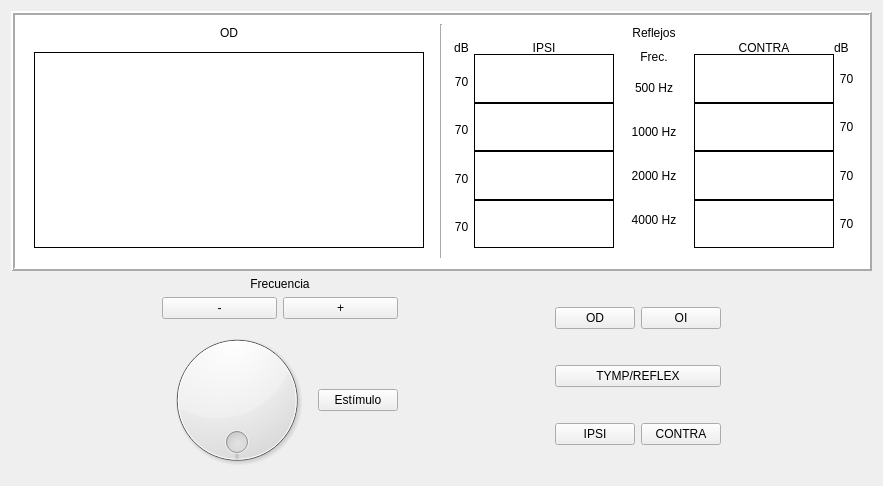
<?xml version="1.0" encoding="UTF-8"?>
<ui version="4.0">
 <class>ZMeter</class>
 <widget class="QWidget" name="ZMeter">
  <property name="geometry">
   <rect>
    <x>0</x>
    <y>0</y>
    <width>883</width>
    <height>486</height>
   </rect>
  </property>
  <property name="windowTitle">
   <string>Zmeter</string>
  </property>
  <layout class="QVBoxLayout" name="verticalLayout">
   <item>
    <widget class="QFrame" name="display">
     <property name="styleSheet">
      <string notr="true">background-color: rgb(255, 255, 255);</string>
     </property>
     <property name="frameShape">
      <enum>QFrame::Box</enum>
     </property>
     <property name="frameShadow">
      <enum>QFrame::Raised</enum>
     </property>
     <property name="lineWidth">
      <number>2</number>
     </property>
     <property name="midLineWidth">
      <number>0</number>
     </property>
     <layout class="QHBoxLayout" name="horizontalLayout">
      <item>
       <layout class="QVBoxLayout" name="verticalLayout_3">
        <property name="spacing">
         <number>0</number>
        </property>
        <item>
         <widget class="QLabel" name="lbl_side">
          <property name="maximumSize">
           <size>
            <width>16777215</width>
            <height>18</height>
           </size>
          </property>
          <property name="text">
           <string>OD</string>
          </property>
          <property name="alignment">
           <set>Qt::AlignCenter</set>
          </property>
         </widget>
        </item>
        <item>
         <layout class="QVBoxLayout" name="verticalLayout_6">
          <property name="leftMargin">
           <number>10</number>
          </property>
          <property name="topMargin">
           <number>10</number>
          </property>
          <property name="rightMargin">
           <number>10</number>
          </property>
          <property name="bottomMargin">
           <number>10</number>
          </property>
          <item>
           <widget class="QFrame" name="verticalFrame_16">
            <property name="styleSheet">
             <string notr="true">background-color: rgb(255, 255, 255);
border-color: rgb(0, 0, 0);</string>
            </property>
            <property name="frameShape">
             <enum>QFrame::Box</enum>
            </property>
            <property name="lineWidth">
             <number>1</number>
            </property>
            <layout class="QVBoxLayout" name="l_Z"/>
           </widget>
          </item>
         </layout>
        </item>
       </layout>
      </item>
      <item>
       <widget class="Line" name="line_2">
        <property name="orientation">
         <enum>Qt::Vertical</enum>
        </property>
       </widget>
      </item>
      <item>
       <layout class="QVBoxLayout" name="verticalLayout_2">
        <property name="spacing">
         <number>0</number>
        </property>
        <item>
         <widget class="QLabel" name="label_2">
          <property name="maximumSize">
           <size>
            <width>16777215</width>
            <height>18</height>
           </size>
          </property>
          <property name="text">
           <string>Reflejos</string>
          </property>
          <property name="alignment">
           <set>Qt::AlignCenter</set>
          </property>
         </widget>
        </item>
        <item>
         <layout class="QHBoxLayout" name="horizontalLayout_3">
          <property name="bottomMargin">
           <number>10</number>
          </property>
          <item>
           <layout class="QHBoxLayout" name="horizontalLayout_4">
            <item>
             <widget class="QFrame" name="verticalFrame_8">
              <property name="maximumSize">
               <size>
                <width>25</width>
                <height>16777215</height>
               </size>
              </property>
              <layout class="QVBoxLayout" name="verticalLayout_8">
               <property name="leftMargin">
                <number>0</number>
               </property>
               <property name="topMargin">
                <number>0</number>
               </property>
               <property name="rightMargin">
                <number>0</number>
               </property>
               <property name="bottomMargin">
                <number>0</number>
               </property>
               <item>
                <widget class="QLabel" name="label_9">
                 <property name="maximumSize">
                  <size>
                   <width>25</width>
                   <height>12</height>
                  </size>
                 </property>
                 <property name="text">
                  <string>dB</string>
                 </property>
                 <property name="alignment">
                  <set>Qt::AlignCenter</set>
                 </property>
                </widget>
               </item>
               <item>
                <widget class="QLabel" name="label_8">
                 <property name="maximumSize">
                  <size>
                   <width>25</width>
                   <height>16777215</height>
                  </size>
                 </property>
                 <property name="text">
                  <string>70</string>
                 </property>
                 <property name="alignment">
                  <set>Qt::AlignCenter</set>
                 </property>
                </widget>
               </item>
               <item>
                <widget class="QLabel" name="label_12">
                 <property name="maximumSize">
                  <size>
                   <width>25</width>
                   <height>16777215</height>
                  </size>
                 </property>
                 <property name="text">
                  <string>70</string>
                 </property>
                 <property name="alignment">
                  <set>Qt::AlignCenter</set>
                 </property>
                </widget>
               </item>
               <item>
                <widget class="QLabel" name="label_10">
                 <property name="maximumSize">
                  <size>
                   <width>25</width>
                   <height>16777215</height>
                  </size>
                 </property>
                 <property name="text">
                  <string>70</string>
                 </property>
                 <property name="alignment">
                  <set>Qt::AlignCenter</set>
                 </property>
                </widget>
               </item>
               <item>
                <widget class="QLabel" name="label_11">
                 <property name="maximumSize">
                  <size>
                   <width>25</width>
                   <height>16777215</height>
                  </size>
                 </property>
                 <property name="text">
                  <string>70</string>
                 </property>
                 <property name="alignment">
                  <set>Qt::AlignCenter</set>
                 </property>
                </widget>
               </item>
              </layout>
             </widget>
            </item>
            <item>
             <layout class="QVBoxLayout" name="verticalLayout_10">
              <property name="topMargin">
               <number>0</number>
              </property>
              <item>
               <widget class="QLabel" name="label_19">
                <property name="maximumSize">
                 <size>
                  <width>16777215</width>
                  <height>12</height>
                 </size>
                </property>
                <property name="text">
                 <string>IPSI</string>
                </property>
                <property name="alignment">
                 <set>Qt::AlignCenter</set>
                </property>
               </widget>
              </item>
              <item>
               <widget class="QFrame" name="d_500_ipsi">
                <property name="styleSheet">
                 <string notr="true">background-color: rgb(255, 255, 255);
border-color: rgb(0, 0, 0);</string>
                </property>
                <property name="frameShape">
                 <enum>QFrame::Box</enum>
                </property>
                <layout class="QHBoxLayout" name="l_500_ipsi"/>
               </widget>
              </item>
              <item>
               <widget class="QFrame" name="d_1000_ipsi">
                <property name="styleSheet">
                 <string notr="true">background-color: rgb(255, 255, 255);
border-color: rgb(0, 0, 0);</string>
                </property>
                <property name="frameShape">
                 <enum>QFrame::Box</enum>
                </property>
                <layout class="QHBoxLayout" name="l_1000_ipsi"/>
               </widget>
              </item>
              <item>
               <widget class="QFrame" name="d_2000_ipsi">
                <property name="styleSheet">
                 <string notr="true">background-color: rgb(255, 255, 255);
border-color: rgb(0, 0, 0);</string>
                </property>
                <property name="frameShape">
                 <enum>QFrame::Box</enum>
                </property>
                <layout class="QHBoxLayout" name="l_2000_ipsi"/>
               </widget>
              </item>
              <item>
               <widget class="QFrame" name="d_4000_ipsi">
                <property name="styleSheet">
                 <string notr="true">background-color: rgb(255, 255, 255);
border-color: rgb(0, 0, 0);</string>
                </property>
                <property name="frameShape">
                 <enum>QFrame::Box</enum>
                </property>
                <layout class="QHBoxLayout" name="l_4000_ipsi"/>
               </widget>
              </item>
             </layout>
            </item>
           </layout>
          </item>
          <item>
           <widget class="QFrame" name="verticalFrame_8">
            <property name="maximumSize">
             <size>
              <width>80</width>
              <height>16777215</height>
             </size>
            </property>
            <layout class="QVBoxLayout" name="verticalLayout_9">
             <item>
              <widget class="QLabel" name="label_4">
               <property name="maximumSize">
                <size>
                 <width>16777215</width>
                 <height>12</height>
                </size>
               </property>
               <property name="text">
                <string>Frec.</string>
               </property>
               <property name="alignment">
                <set>Qt::AlignCenter</set>
               </property>
              </widget>
             </item>
             <item>
              <widget class="QLabel" name="label_3">
               <property name="text">
                <string>500 Hz</string>
               </property>
               <property name="alignment">
                <set>Qt::AlignCenter</set>
               </property>
              </widget>
             </item>
             <item>
              <widget class="QLabel" name="label_5">
               <property name="text">
                <string>1000 Hz</string>
               </property>
               <property name="alignment">
                <set>Qt::AlignCenter</set>
               </property>
              </widget>
             </item>
             <item>
              <widget class="QLabel" name="label_7">
               <property name="text">
                <string>2000 Hz</string>
               </property>
               <property name="alignment">
                <set>Qt::AlignCenter</set>
               </property>
              </widget>
             </item>
             <item>
              <widget class="QLabel" name="label_6">
               <property name="text">
                <string>4000 Hz</string>
               </property>
               <property name="alignment">
                <set>Qt::AlignCenter</set>
               </property>
              </widget>
             </item>
            </layout>
           </widget>
          </item>
          <item>
           <layout class="QHBoxLayout" name="horizontalLayout_5">
            <item>
             <layout class="QVBoxLayout" name="verticalLayout_7">
              <item>
               <widget class="QLabel" name="label_20">
                <property name="maximumSize">
                 <size>
                  <width>16777215</width>
                  <height>12</height>
                 </size>
                </property>
                <property name="text">
                 <string>CONTRA</string>
                </property>
                <property name="alignment">
                 <set>Qt::AlignCenter</set>
                </property>
               </widget>
              </item>
              <item>
               <widget class="QFrame" name="d_500_contra">
                <property name="styleSheet">
                 <string notr="true">background-color: rgb(255, 255, 255);
border-color: rgb(0, 0, 0);</string>
                </property>
                <property name="frameShape">
                 <enum>QFrame::Box</enum>
                </property>
                <layout class="QVBoxLayout" name="l_500_contra"/>
               </widget>
              </item>
              <item>
               <widget class="QFrame" name="d_1000_contra">
                <property name="styleSheet">
                 <string notr="true">background-color: rgb(255, 255, 255);
border-color: rgb(0, 0, 0);</string>
                </property>
                <property name="frameShape">
                 <enum>QFrame::Box</enum>
                </property>
                <layout class="QVBoxLayout" name="l_1000_contra"/>
               </widget>
              </item>
              <item>
               <widget class="QFrame" name="d_2000_contra">
                <property name="styleSheet">
                 <string notr="true">background-color: rgb(255, 255, 255);
border-color: rgb(0, 0, 0);</string>
                </property>
                <property name="frameShape">
                 <enum>QFrame::Box</enum>
                </property>
                <layout class="QVBoxLayout" name="l_2000_contra"/>
               </widget>
              </item>
              <item>
               <widget class="QFrame" name="d_4000_contra">
                <property name="styleSheet">
                 <string notr="true">background-color: rgb(255, 255, 255);
border-color: rgb(0, 0, 0);</string>
                </property>
                <property name="frameShape">
                 <enum>QFrame::Box</enum>
                </property>
                <layout class="QVBoxLayout" name="l_4000_contra"/>
               </widget>
              </item>
             </layout>
            </item>
            <item>
             <widget class="QFrame" name="verticalFrame_9">
              <property name="maximumSize">
               <size>
                <width>25</width>
                <height>16777215</height>
               </size>
              </property>
              <layout class="QVBoxLayout" name="verticalLayout_11">
               <property name="spacing">
                <number>0</number>
               </property>
               <property name="leftMargin">
                <number>0</number>
               </property>
               <property name="topMargin">
                <number>0</number>
               </property>
               <property name="rightMargin">
                <number>0</number>
               </property>
               <property name="bottomMargin">
                <number>0</number>
               </property>
               <item>
                <widget class="QLabel" name="label_13">
                 <property name="maximumSize">
                  <size>
                   <width>25</width>
                   <height>12</height>
                  </size>
                 </property>
                 <property name="text">
                  <string>dB</string>
                 </property>
                </widget>
               </item>
               <item>
                <widget class="QLabel" name="label_14">
                 <property name="maximumSize">
                  <size>
                   <width>25</width>
                   <height>16777215</height>
                  </size>
                 </property>
                 <property name="text">
                  <string>70</string>
                 </property>
                 <property name="alignment">
                  <set>Qt::AlignCenter</set>
                 </property>
                </widget>
               </item>
               <item>
                <widget class="QLabel" name="label_16">
                 <property name="maximumSize">
                  <size>
                   <width>25</width>
                   <height>16777215</height>
                  </size>
                 </property>
                 <property name="text">
                  <string>70</string>
                 </property>
                 <property name="alignment">
                  <set>Qt::AlignCenter</set>
                 </property>
                </widget>
               </item>
               <item>
                <widget class="QLabel" name="label_15">
                 <property name="maximumSize">
                  <size>
                   <width>25</width>
                   <height>16777215</height>
                  </size>
                 </property>
                 <property name="text">
                  <string>70</string>
                 </property>
                 <property name="alignment">
                  <set>Qt::AlignCenter</set>
                 </property>
                </widget>
               </item>
               <item>
                <widget class="QLabel" name="label_17">
                 <property name="maximumSize">
                  <size>
                   <width>25</width>
                   <height>16777215</height>
                  </size>
                 </property>
                 <property name="text">
                  <string>70</string>
                 </property>
                 <property name="alignment">
                  <set>Qt::AlignCenter</set>
                 </property>
                </widget>
               </item>
              </layout>
             </widget>
            </item>
           </layout>
          </item>
         </layout>
        </item>
       </layout>
      </item>
     </layout>
    </widget>
   </item>
   <item>
    <layout class="QHBoxLayout" name="horizontalLayout_2">
     <item>
      <spacer name="horizontalSpacer_2">
       <property name="orientation">
        <enum>Qt::Horizontal</enum>
       </property>
       <property name="sizeHint" stdset="0">
        <size>
         <width>40</width>
         <height>20</height>
        </size>
       </property>
      </spacer>
     </item>
     <item>
      <layout class="QVBoxLayout" name="verticalLayout_5">
       <item>
        <widget class="QLabel" name="label_18">
         <property name="text">
          <string>Frecuencia</string>
         </property>
         <property name="alignment">
          <set>Qt::AlignCenter</set>
         </property>
        </widget>
       </item>
       <item>
        <layout class="QHBoxLayout" name="horizontalLayout_10">
         <item>
          <widget class="QPushButton" name="btn_plus">
           <property name="text">
            <string>-</string>
           </property>
          </widget>
         </item>
         <item>
          <widget class="QPushButton" name="btn_minus">
           <property name="text">
            <string>+</string>
           </property>
          </widget>
         </item>
        </layout>
       </item>
       <item>
        <layout class="QHBoxLayout" name="horizontalLayout_11">
         <item>
          <widget class="QDial" name="dial_int">
           <property name="minimumSize">
            <size>
             <width>150</width>
             <height>150</height>
            </size>
           </property>
           <property name="maximum">
            <number>20</number>
           </property>
           <property name="pageStep">
            <number>1</number>
           </property>
           <property name="wrapping">
            <bool>true</bool>
           </property>
          </widget>
         </item>
         <item>
          <widget class="QPushButton" name="btn_stim">
           <property name="text">
            <string>Estímulo</string>
           </property>
          </widget>
         </item>
        </layout>
       </item>
      </layout>
     </item>
     <item>
      <spacer name="horizontalSpacer">
       <property name="orientation">
        <enum>Qt::Horizontal</enum>
       </property>
       <property name="sizeHint" stdset="0">
        <size>
         <width>40</width>
         <height>20</height>
        </size>
       </property>
      </spacer>
     </item>
     <item>
      <layout class="QVBoxLayout" name="verticalLayout_4">
       <item>
        <layout class="QHBoxLayout" name="horizontalLayout_12">
         <item>
          <widget class="QPushButton" name="btn_OD">
           <property name="text">
            <string>OD</string>
           </property>
          </widget>
         </item>
         <item>
          <widget class="QPushButton" name="btn_OI">
           <property name="text">
            <string>OI</string>
           </property>
          </widget>
         </item>
        </layout>
       </item>
       <item>
        <widget class="QPushButton" name="btn_func">
         <property name="text">
          <string>TYMP/REFLEX</string>
         </property>
        </widget>
       </item>
       <item>
        <layout class="QHBoxLayout" name="horizontalLayout_13">
         <property name="leftMargin">
          <number>0</number>
         </property>
         <property name="topMargin">
          <number>0</number>
         </property>
         <item>
          <widget class="QPushButton" name="btn_IPSI">
           <property name="text">
            <string>IPSI</string>
           </property>
          </widget>
         </item>
         <item>
          <widget class="QPushButton" name="btn_CONTRA">
           <property name="text">
            <string>CONTRA</string>
           </property>
          </widget>
         </item>
        </layout>
       </item>
      </layout>
     </item>
     <item>
      <spacer name="horizontalSpacer_3">
       <property name="orientation">
        <enum>Qt::Horizontal</enum>
       </property>
       <property name="sizeHint" stdset="0">
        <size>
         <width>40</width>
         <height>20</height>
        </size>
       </property>
      </spacer>
     </item>
    </layout>
   </item>
  </layout>
 </widget>
 <resources/>
 <connections/>
</ui>
